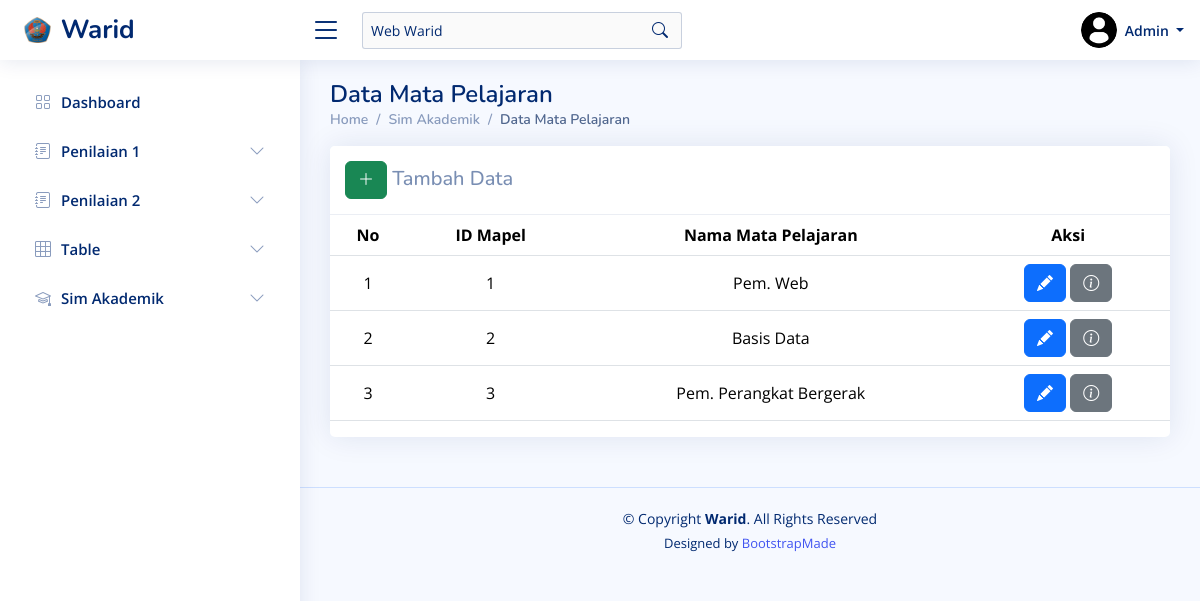
Screenshot of /?page=mapel (signed in) with the database file from the repository.
### tables this page shows
CREATE TABLE `tb_mapel` (
  `id_mapel` int(11) NOT NULL,
  `nama_mapel` varchar(50) NOT NULL
);

### assets/components/sim_akademik_warid/mapel.php (the view, shortened to what this page needs)
<?php
$pageName = 'mapel';
?>
<main id="main" class="main">
  <div class="pagetitle">
    <h1>Data Mata Pelajaran</h1>
    <nav>
      <ol class="breadcrumb">
        <li class="breadcrumb-item"><a href="?page=dashboard">Home</a></li>
        <li class="breadcrumb-item">Sim Akademik</li>
        <li class="breadcrumb-item active">Data Mata Pelajaran</li>
      </ol>
    </nav>
  </div>
  <section class="section">
    <div class="row">
      <div class="col-lg-12">
        <div class="card">
          <?php if (isset($_SESSION['user'])) {
            if ($_SESSION['role'] == "admin" || $_SESSION['role'] == "petugas" || $_SESSION['role'] == "wakasek" || $_SESSION['role'] == "walikelas") {
          ?>
              <h5 class="card-header d-flex">
                <span class="col-sm-6"><a href="?page=<?php echo $pageName ?>&alert=add_data" class="btn btn-success"><i class="bi bi-plus-lg"></i></a> Tambah Data</span>
              </h5>
          <?php }
          } ?>
          <div class="table-responsive text-nowrap">
            <table class="table table-hover">
              <thead>
                <tr>
                  <th>No</th>
                  <th>ID Mapel</th>
                  <th>Nama Mata Pelajaran</th>
                  <th>Aksi</th>
                </tr>
              </thead>
              <tbody>
                <?php
                $sqlmapel = "SELECT * FROM tb_mapel";
                $stmt = $pdo->query($sqlmapel);
                $no = 1;
                foreach ($stmt as $mapel) {
                ?>
                  <tr>
                    <td><?php echo $no++; ?></td>
                    <td><?php echo htmlspecialchars($mapel['id_mapel']); ?></td>
                    <td><?php echo htmlspecialchars($mapel['nama_mapel']); ?></td>
                    <td>
                      <?php if (isset($_SESSION['user'])) {
                        if ($_SESSION['role'] == "admin" || $_SESSION['role'] == "petugas" || $_SESSION['role'] == "wakasek" || $_SESSION['role'] == "walikelas") {
                      ?>
                          <a href="?page=<?php echo $pageName ?>&alert=edit_data&id=<?php echo $mapel['id_mapel']; ?>" class="btn btn-primary"><i class="bi bi-pencil-fill" style="color: white;"></i></a>
                      <?php }
                      } ?>
                      <a href="?page=<?php echo $pageName ?>&alert=info_data&id=<?php echo $mapel['id_mapel']; ?>" class="btn btn-secondary"><i class="bi bi-info-circle" style="color: white"></i></a>
                    </td>
                  </tr>
                <?php
                }
                ?>
              </tbody>
            </table>
          </div>
        </div>
      </div>
    </div>
</main>

### assets/css/style.css (style rules this page uses)
:root { scroll-behavior: smooth; }
body { font-family: "Open Sans", sans-serif; background: #f6f9ff; color: #444444; }
a { color: #4154f1; text-decoration: none; }
h1, h2, h3, h4, h5, h6 { font-family: "Nunito", sans-serif; }
table * { text-align: center; }
table { width: 100%; }
td { vertical-align: middle; word-wrap: break-word; word-break: normal; max-width: 200px; white-space: normal; }
#main { margin-top: 60px; padding: 20px 30px; transition: all 0.3s; }
.pagetitle { margin-bottom: 10px; }
.pagetitle h1 { font-size: 24px; margin-bottom: 0; font-weight: 600; color: #012970; }
.card { margin-bottom: 30px; border: none; border-radius: 5px; box-shadow: 0px 0 30px rgba(1, 41, 112, 0.1); }
.card-header, .card-footer { border-color: #ebeef4; background-color: #fff; color: #798eb3; padding: 15px; }
.breadcrumb { font-size: 14px; font-family: "Nunito", sans-serif; color: #899bbd; font-weight: 600; }
.breadcrumb a { color: #899bbd; transition: 0.3s; }
.breadcrumb .breadcrumb-item::before { color: #899bbd; }
.breadcrumb .active { color: #51678f; font-weight: 600; }
@media (min-width: 1200px) { #main, #footer { margin-left: 300px; } }

### rows the page displays
tb_mapel: id_mapel "1", nama_mapel "Pem. Web"
tb_mapel: id_mapel "2", nama_mapel "Basis Data"
tb_mapel: id_mapel "3", nama_mapel "Pem. Perangkat Bergerak"

### other values shown
$userDisplayName "Admin"
